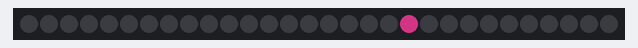
Bench run of a sketch on a simulated Arduino Uno, built with avr-gcc and run on an emulated ATmega328P. Parts: 30 RGB LEDs in strip order, left to right. Dim RGB values are drawn brighter than linear; random numbers use the default seed unless the sketch sets one.

Above: at 0.01 s.
At 4.66 s:
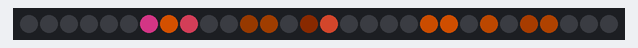
At 9.44 s:
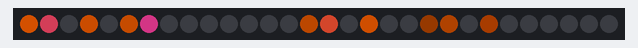
At 18.88 s:
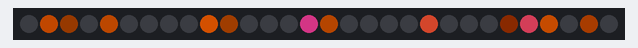
At 28.31 s:
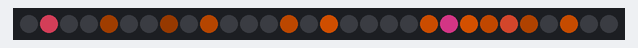
At 37.7 s:
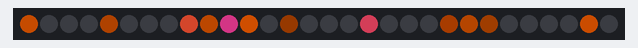

The sketch:

sparkle.ino
```cpp
#include <Adafruit_NeoPixel.h>
#ifdef __AVR__
#include <avr/power.h>
#endif

#define PIN 1
#define N_PIXELS 30
Adafruit_NeoPixel strip;
uint8_t theBuffer[N_PIXELS];

// User defined settings
int theDelay = 40;
uint32_t headColor = strip.Color(255, 64, 160);
uint32_t tailColor = strip.Color(255, 96, 0);
uint32_t endColor = 0;

int headLength = 3;
int tailLength = 12;
const int gradientLength = 16;
uint32_t gradient[gradientLength];

void setup() {
  strip = Adafruit_NeoPixel(N_PIXELS, PIN, NEO_GRB + NEO_KHZ800);
  createGradient();
  for (int i = 0; i < N_PIXELS; i++) {
    theBuffer[i] = 0;
  }
  strip.begin();
  strip.clear();
  strip.show();
}

void createGradient() {
  for (int i = 0; i < headLength; i++) {
    gradient[i] = lerpColor(headColor, tailColor, (float(i) / float(headLength)));
  }
  for (int i = headLength; i < headLength + tailLength; i++) {
    gradient[i] = lerpColor(tailColor, endColor, (float(i - headLength) / float(tailLength)));
  }
  gradient[gradientLength - 1] = 0;
}

void loop() {
  doSparkle();
  delay(theDelay);
}

uint32_t lerpColor(uint32_t c1, uint32_t c2, float amt) {
  uint32_t r1 = (c1 & 0xff0000) >> 16;
  uint32_t g1 = (c1 & 0xff00) >> 8;
  uint32_t b1 = (c1 & 0xff);
  uint32_t r2 = (c2 & 0xff0000) >> 16;
  uint32_t g2 = (c2 & 0xff00) >> 8;
  uint32_t b2 = (c2 & 0xff);

  float r = (float(r1) * (1.0 - amt) + float(r2) * amt) / 2.0;
  float g = (float(g1) * (1.0 - amt) + float(g2) * amt) / 2.0;
  float b = (float(b1) * (1.0 - amt) + float(b2) * amt) / 2.0;

  return (uint32_t(r) << 16) | (uint32_t(g) << 8) | uint32_t(b);
}

void doSparkle() {
  if (random(1) == 0) {
    int r = random(N_PIXELS);
    theBuffer[r] = gradientLength;
  }

  for (int i = 0; i < N_PIXELS; i++) {
    uint8_t b = max(theBuffer[i] - 1, 0);
    theBuffer[i] = b;
    strip.setPixelColor(i, gradient[gradientLength - 1 - theBuffer[i]]);
  }

  strip.show();
}
```
